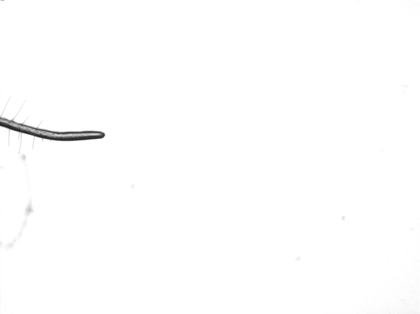
%> input picture Math801w3/data/0.tif, 420 x 314 px, shrunk from 1392 x 1040 before the run
$ octave --eval "result = GeneratePatches(imread('../data/0.tif'));"   (GNU Octave 9; MATLAB toolbox functions it lacks are replaced by stand-ins)
%> lines starting %> are read from the running program, lines starting %| are printed output that depends on the picture
### Math801w3/Code/TraceCurve3.m
function [Coords vertices]=TraceCurve3(Img, parameters, slow)
%> called with parameters = [50 0.05 -0.5 0.157 0.2 0.65 0]
% Do SVD for windows going over the image
% [Coords vertices]=TraceCurve(Img, init_dir) returns
% coordinates of windows that trace over the curve given
% in Img. In addition, it returns the vertices of the graph that
% fits the image together with the width of the curve at each vertex.
% The initial direction specifies whether we
% search horizontally or vertically, init_dir=0 for vertical,
% 1 for horizontal.
%
% The parameters are
%
% [ Wsize Delta angThresh dirThresh imThresh endThresh disp_flag]
%
% where Wsize is the initial windows size (default: 1/8 of the smaller
% dimension of the image);
%
% Delta is the fraction of Wsize we move each time, default 1/10;
%
% angThreshold is the angle threshold, we don't allow to go in directions
% where the cos of the angle with the previous one is <angThresh, default
% is -.1, i.e. direction changes of more than 95 degrees are not allowed
%
% dirThresh (in radians): we measure cummulative angle change as we move
% along the curve, if it exceeds the dirThresh we issue a new vertex.
% The default value is pi/15;
%
% imThresh is the pixel cutoff as a fraction of maximum, we ignore all
% pixels that are below imThresh*max;
%
% endThresh decides when to stop; at the end of the tube the singular
% values get close to each other; default is .6 (as proportion of
% the largest sing. value to the sum of all
%
% disp_flag determines whether the progress is graphically displayed,
% 1 means yes, 0 (default) means no.
%
% The last optional flag 'slow' indicates whether we do fast tracing
% (slow=0) or slower and more accurate tracing (slow=1) where we
% recenter data by masking. Default is slow=0.

if nargin < 1
    error('Not enough input arguments')
end

[maxy maxx] = size(Img);
%> maxy = 314; maxx = 1260

if nargin < 2
    parameters=[ round(min(maxx,maxy)/8), .1, -.1, pi/15, .2, .6, 0 ];
end

if nargin < 3
    slow=0;
end

if length(parameters) < 7
    error('Not enough parameters');
end

Wsize=parameters(1);
if mod(Wsize,2)
    % Make it even
    Wsize=Wsize+1;
end
Delta=max(Wsize*parameters(2),2);
angThreshold=parameters(3);
dirThreshold=parameters(4);
endThresh=parameters(6);
disp_flag=parameters(7);

data=double(max(max(Img)))-double(Img);
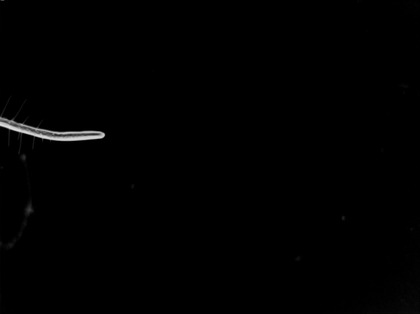
%> data: size 314x420x3 double; min 0, max 222, mean 1.2

if slow
    % replicate the first column Wsize/2 times so that we get the
    % trace from the beginning of the curve
    iWsize=Wsize/2; % Record is so that we can subtract it at the end
    data=[data(:,1)*ones(1,iWsize),data];
end

maxData=max(max(data));
%> maxData = [222 222 222]
imThreshold=parameters(5)*maxData;
%> imThreshold = [44.4 44.4 44.4]
maxVert=max(maxx,maxy);
%> maxVert = 1260


Coords=zeros(round(((maxx+maxy)/(2*Delta))^2),3);

tubeWFactor=2; % Default: 2


best_i=1;
best_j=1;
best_norm=0;
% Do vertical search of initial window
for i=1:round(Delta):(maxy-Wsize)
    Win=data(i:i+Wsize-1,1:Wsize);
    cur_norm=norm(Win,'fro');
    if cur_norm>best_norm
        best_norm=cur_norm;
        best_i=i;
    end;
end;
%> this loop made 88 passes
%> (cur_norm, best_norm) on passes 1, 23, 24, 25, 26, 27, 28, 29, 30, 31, 32, 33: (112.6, 112.6), (126.1, 126.1), (364, 364), (780.1, 780.1), (1363.3, 1363.3), (1972.3, 1972.3), (2498.8, 2498.8), (2850.9, 2850.9), (3118.2, 3118.2), (3227.1, 3227.1), (3228.1, 3228.1), (3228.7, 3228.7)
%> cur_norm on passes 2 to 7: 8.25, 7.55, 6.93, 6.4, 6.08, 5.74
%> pass 1, in TraceCurve3, `Win=data(i:i+Wsize-1,1:Wsize);`:
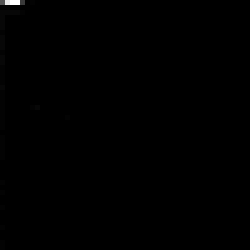
%> Win: size 50x50 double (shown 5 times larger); min 0, max 65, mean 0.1; drawn with min black and max white

slice=1; % no. of slices (steps)
pause_len=.01; % Length of pause for display
cangrow=1; % Can the tube grow?
cangrowFactor=4; % How many times can it grow between forks?

Win=data(best_i:best_i+Wsize-1,best_j:best_j+Wsize-1);
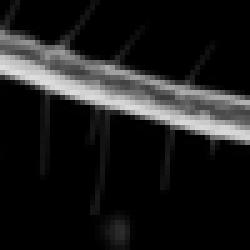
%> Win: size 50x50 double (shown 5 times larger); min 0, max 222, mean 28.9
% Recenter data and adjust window size and Delta
[ppp2 ppp1]=find(Win>imThreshold);
%> ppp2 = 1473 values from 6 to 47; ppp1 = 1473 values from 1 to 150
N=length(ppp1);
%> N = 1473
pairs=[ppp1, ppp2];
%> pairs = 1473 rows, first 12: [1 6; 1 7; 1 8; 1 9; 1 10; 1 11; 1 12; 1 13; 1 14; 1 15; 1 16; 2 7]
MEAN=mean(pairs,1);
%> MEAN = [75.3 18.39]
pairs_N=pairs-(MEAN(ones(N,1),:));
[pU pS]=svd(pairs_N'*pairs_N/N);
%> pU = [-0.999 -0.0319; -0.0319 0.999]; pS = [1878.7 0; 0 24.59]
oldWsize=Wsize;
Wsize=round(tubeWFactor*(-1+sqrt(1+12*pS(2,2))));
%> Wsize = 32
if mod(Wsize,2)
    Wsize=Wsize+1;
end;
Coords(slice,3)=Wsize;


if disp_flag
    if oldWsize ~= Wsize
        Wsize %#ok<NOPRT>
    end
end

best_i=best_i+round(MEAN(1,2));
%> best_i = 130
best_j=Wsize/2;
%> best_j = 16

Win=data(best_i-Wsize/2+1:best_i+Wsize/2, ...
             best_j-Wsize/2+1:best_j+Wsize/2);
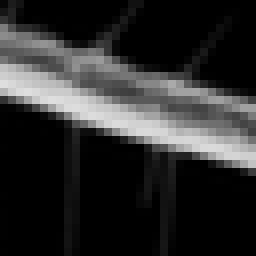
%> Win: size 32x32 double (shown 8 times larger); min 0, max 222, mean 44.9
%> the loop in TraceCurve3, `while best_j<maxx-Wsize/2` made 48 passes
%> (N, pU, pS, angle_ch, direct, rep, tubediam) on pass 1: (945, [-0.999 -0.0343; -0.0343 0.999], [767.9 0; 0 15.25], 0.0343, -1, 1, 12.57)
%> (N, pU, pS, angle_ch, rep, tubediam) on passes 2, 3, 6, 20: (765, [-0.999 -0.0339; -0.0339 0.999], [506.5 0; 0 12.71], 0.000439, 0, 11.39), (705, [-0.999 -0.0331; -0.0331 0.999], [432 0; 0 11.81], 0.000731, 0, 10.95), (630, [-1 -0.0311; -0.0311 1], [363.4 0; 0 10.29], 0.0031, 0, 10.15), (561, [-1 -0.0155; -0.0155 1], [299.7 0; 0 8.48], 0.00187, 0, 9.14)
%> pass 1, in TraceCurve3, `nextWin=data(best_i-Wsize/2:best_i+Wsize/2-1, best_j-Wsize/2:best_j+Ws..`:
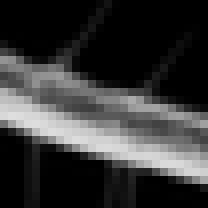
%> nextWin: size 26x26 double (shown 8 times larger); min 0, max 222, mean 54.7
%> pass 2, in TraceCurve3, `nextWin=data(best_i-Wsize/2:best_i+Wsize/2-1, best_j-Wsize/2:best_j+Ws..`:
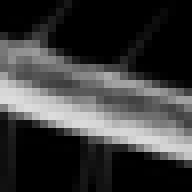
%> nextWin: size 24x24 double (shown 8 times larger); min 0, max 221, mean 59
%> pass 3, in TraceCurve3, `nextWin=data(best_i-Wsize/2:best_i+Wsize/2-1, best_j-Wsize/2:best_j+Ws..`:
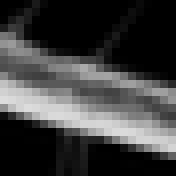
%> nextWin: size 22x22 double (shown 8 times larger); min 0, max 220, mean 62.7

if disp_flag
    figure('Position',[64, 10, min(maxx+100,1500),...
                                    min(maxy+100,1000)]);
    imshow(Img,'InitialMagnification','fit');
    hold on
    if slow
        h=squ(best_j, best_i, Wsize);
        scatter(best_j-iWsize,best_i,'g')
    else
        scatter(best_j,best_i,'g')
    end
    pause(pause_len);
end

vertices=zeros(maxVert,3);
vertices(1,:)=[0, 0, 0];
vertices(2,:)=[best_j, best_i, Wsize ];
Nvert=2;

old_dir=[1;0];
oldbest_i=0;
oldbest_j=0;
direct=1;
rep=0;
cum_dir_ch=0;

while best_j<maxx-Wsize/2
    % Form the pairs that work
    [ppp2 ppp1]=find(Win>imThreshold);
    N=length(ppp1);
    pairs=[ppp1, ppp2];

    % normalize
    MEAN=mean(pairs,1);
    pairs_N=pairs-(MEAN(ones(N,1),:));
%> the run ends on the next line
    [pU pS]=svd(pairs_N'*pairs_N/N);

    angle_ch=old_dir'*pU(:,1);
    if angle_ch < angThreshold
        % bad dir, one is allowed, but if it keeps happening bail out
        if rep<5
            direct=-direct;
            angle_ch=-angle_ch;
            rep=rep+1;
        else
            disp('Bad direction.');
            break;
        end;
    else
        rep=0;
    end;
    % Do we need to issue a new vertex?
    angle_ch=acos(angle_ch);
    cum_dir_ch = cum_dir_ch + angle_ch;
    if cum_dir_ch > dirThreshold
        % Issue new vertex
        cum_dir_ch=0;
        Nvert=Nvert+1;
        vertices(Nvert,:)=[best_j, best_i, Wsize];
        if disp_flag
            if slow
                scatter(best_j-iWsize, best_i,'r','filled');
            else
                scatter(best_j, best_i,'r','filled');
            end;
            pause(pause_len);
        end
    end;

    Coords(slice,1:2)=[best_j, best_i];
    % Assign new coordinates and recenter data ...

    tubediam=(-1+sqrt(1+12*pS(2,2)));


    if slow
        MEAN2=[0,0];
        k=0;
        vecU=direct*pU(:,1);
        lowerThr = MEAN*vecU-tubediam/3;
        %lowerThr = [Wsize/2, Wsize/2]*vecU-tubediam/3;
        upperThr = lowerThr+2*tubediam/3;

        if vecU(1) > 0
            for i=1:Wsize
                proj=i*vecU(2);
                for j=1:Wsize
                    if (Win(i,j) > imThreshold)
                        proj2=proj+j*vecU(1);
                        if proj2 >= upperThr
                            break;
                        end
                        if proj2>lowerThr
                            k=k+1;
                            MEAN2=MEAN2+[j,i];
                        end
                    end
                end
            end
        else
            for i=1:Wsize
                proj=i*vecU(2);
                for j=1:Wsize
                    if (Win(i,j) > imThreshold)
                        proj2=proj+j*vecU(1);
                        if proj2 <= lowerThr
                            break;
                        end
                        if proj2<upperThr
                            k=k+1;
                            MEAN2=MEAN2+[j,i];
                        end
                    end
                end
            end
        end
        if k==0
            MEAN2=[Wsize/2, Wsize/2];
        else
            MEAN2=MEAN2/k;
        end
    else
        MEAN2=MEAN;
    end

    correction=([MEAN2(1,1)-Wsize/2,MEAN2(1,2)-Wsize/2]*pU(:,2))*pU(:,2);
    best_j=best_j + round(direct*pU(1,1)*Delta + correction(1));
    best_i=best_i + round(direct*pU(2,1)*Delta + correction(2));

    if pS(1,1)/trace(pS) < endThresh
        % at the end ...
        Nvert=Nvert+1;
        vertices(Nvert,:)=[best_j,best_i, Wsize];
        if disp_flag
            if slow
                scatter(best_j-iWsize, best_i,'r','filled');
            else
                scatter(best_j, best_i,'r','filled');
            end
            pause(pause_len);
        end;
        break;
    end;

    if ((oldbest_i==best_i) && (oldbest_j==best_j))
        %same point, issue a vertex and stop
        % This should never happen.
        Nvert=Nvert+1;
        vertices(Nvert,:)=[best_j,best_i, Wsize];
        if disp_flag
            if slow
                scatter(best_j-iWsize, best_i,'r','filled');
            else
                scatter(best_j, best_i,'r','filled');
            end
            pause(pause_len);
        end;
        break;
    end
    oldbest_i=best_i;
    oldbest_j=best_j;

    % Adjust window size
    oldWsize=Wsize;
    Wsize=round(tubeWFactor*tubediam);
    if mod(Wsize,2)
        Wsize=Wsize+1;
    end
    % Do we grow too much?
    if Wsize>oldWsize
        if cangrow
            Wsize=oldWsize+2;
            % If we grew more than allowed, don't grow
            % until the next fork
            cangrow=cangrow-1;
        else
            Wsize=oldWsize;
        end
    elseif Wsize < oldWsize
        % We shrink, so allow growth later on
        cangrow=min(cangrow+1,cangrowFactor);
    end
    Coords(slice,3)=Wsize;
    Delta=max(Wsize*parameters(2),2);
    if disp_flag
        if oldWsize ~= Wsize
            Wsize %#ok<NOPRT>
        end
    end
    if best_j<=Wsize/2
        best_j=Wsize/2+1;
    end
    nextWin=data(best_i-Wsize/2:best_i+Wsize/2-1,...
        best_j-Wsize/2:best_j+Wsize/2-1);

    slice=slice+1;
    if disp_flag
        if slow
            scatter(best_j-iWsize, best_i, 'ro');
        else
            scatter(best_j, best_i, 'ro');
        end
        slice %#ok<NOPRT>
        pause(pause_len);
    end
    old_dir=pU(:,1);
    Win=nextWin;
    if slice> round((maxx/Delta)^2)
        disp('Too many slices');
        break;
    end;

end;

if Nvert>2
    if vertices(2,:) == vertices(3,:)
        vertices=vertices(3:Nvert,:);
    else
        vertices=vertices(2:Nvert,:);
    end
end
Coords(slice,:)=[best_j, best_i, Wsize];
Coords=Coords(1:slice,:);
if slow
    Coords(:,1)=Coords(:,1)-iWsize;
    vertices(:,1)=vertices(:,1)-iWsize;
end

end

% [4 lines left out: function squ, not called in this run]

### Math801w3/Code/GeneratePatches.m
function patches=GeneratePatches(Img, parameters)
% function patches=GeneratePatches(Img) generates patches that cover
% the root in the image Img. It does that by first extracting the midline,
% then computing the spline approximation of the midline, finding the
% tangent vectors and then extracting patches with size specified in
% parameters. It rotates patches so that the root is horizontal in each
% patch.
% The parameters are the same as for the midline extraction,
%
%  [ Wsize Delta angThresh dirThresh imThresh endThresh disp_flag]
%
% Patches are spaced by Wsize/5
% TODO: .... Later we might add an extra parameter just for that ...
%
% Default params: [50, .05, -0.5, pi/20, .2, .65, 0 ]
%
% Function returns a structure that contains the number of patches, the
% patches themselves, the times that correspond to the centers of patches,
% the centers of the patches and the angles with respect to the original
% orientation of the patches (the patches are all rotated so that they
% are horizontal).


Names={'N', 'image', 'T', 'center', 'angle'};

[maxY maxX]=size(Img);

if nargin < 2
    parameters=[50, .05, -0.5, pi/20, .2, .65, 0 ];
end

% Extract the midline
[midc midv]=TraceCurve3(Img, parameters);

% Take the average window size
Wsize=round(mean(midv(:,3)));

% Make sure it's even
if mod(Wsize,2)
    Wsize=Wsize+1;
end


% Get the spline approximation
curve=SplinesT(midv(:,1:2));

% Number of patches - the max time value is a good approximation to the
% length of the curve
N=round((curve.T(curve.N+1)-curve.T(1))*5/Wsize);
if N==0
    N=1;
end


content=cell(1,5);
content{1}=N;
content{2}=cell(N,1);
content{3}=zeros(N,1);
content{4}=zeros(N,2);
content{5}=zeros(N,1);


t=curve.T(1);


for i=1:N
   [pt vel] = EvaluateSplineT(curve, t);

   % Save the point
   content{4}(i,:)=pt;

   pt=round(pt);

   % Save the time and the angle for the i-th patch
   content{3}(i)=t;
   content{5}(i)=atan2(vel(2),vel(1));

   % Now extract the patch, rotate it, crop it and save it

   if (pt(2) < Wsize/2) || (pt(1) < Wsize/2)
       % Skip the patch
       continue;
   end

   if (pt(2)+Wsize/2 > maxX) || (pt(1)+Wsize/2 > maxY)
       % Skip the patch
       continue;
   end

   rowmin=pt(2)-Wsize/2 + 1;
   rowmax=pt(2)+Wsize/2;
   colmin=pt(1)-Wsize/2 + 1;
   colmax=pt(1)+Wsize/2;
   Win=Img(rowmin:rowmax,colmin:colmax);
   WinR=imrotate(Win,content{5}(i)*180/pi,'bicubic');
   pt=size(WinR)/2;
   % sqrt(24)/10 = 0.4899
   content{2}{i}=WinR(round(pt(1)-Wsize*0.49)+1:round(pt(1)+Wsize*0.49), ...
       round(pt(2)-Wsize/10):round(pt(2)+Wsize/10));

   % DeltaT - estimate it from the current velocity
   dT=Wsize/(5*norm(vel)); % (curve.T(curve.N+1)-curve.T(1))/N;
   t=t+dT;
end

patches=cell2struct(content, Names, 2);

end
